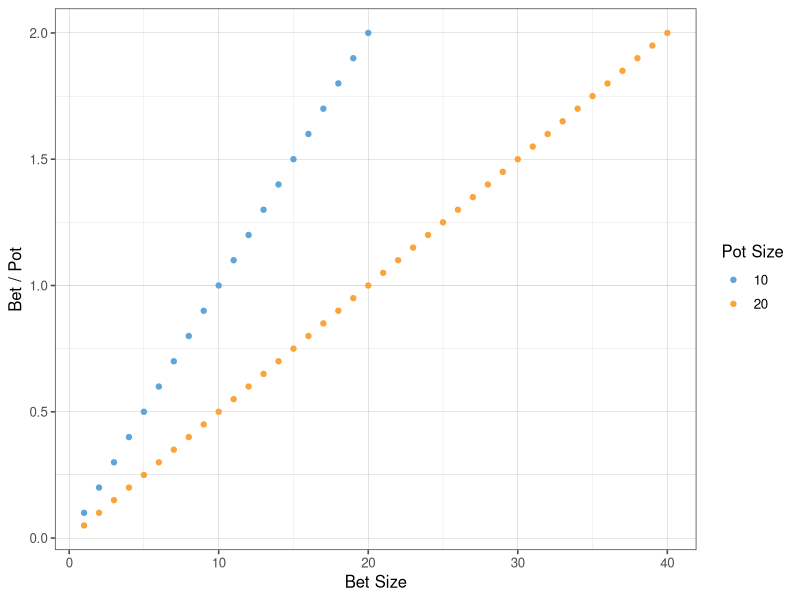
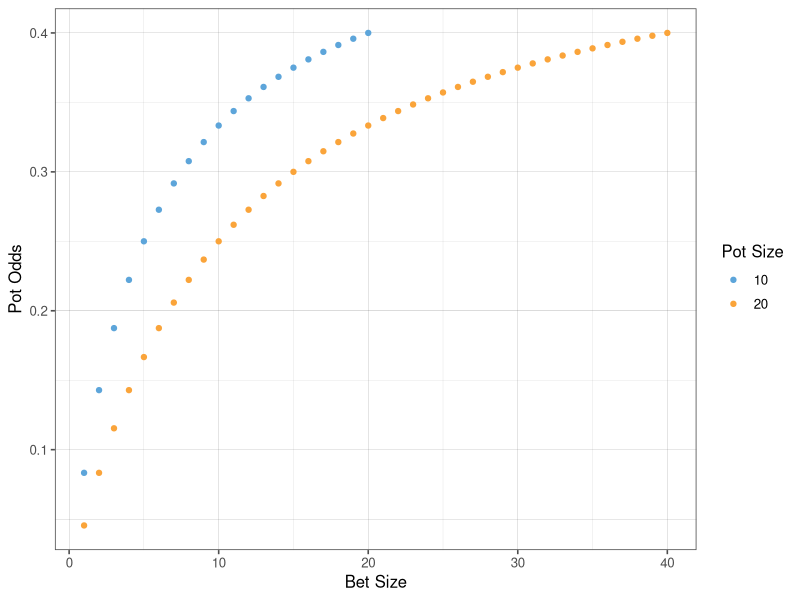
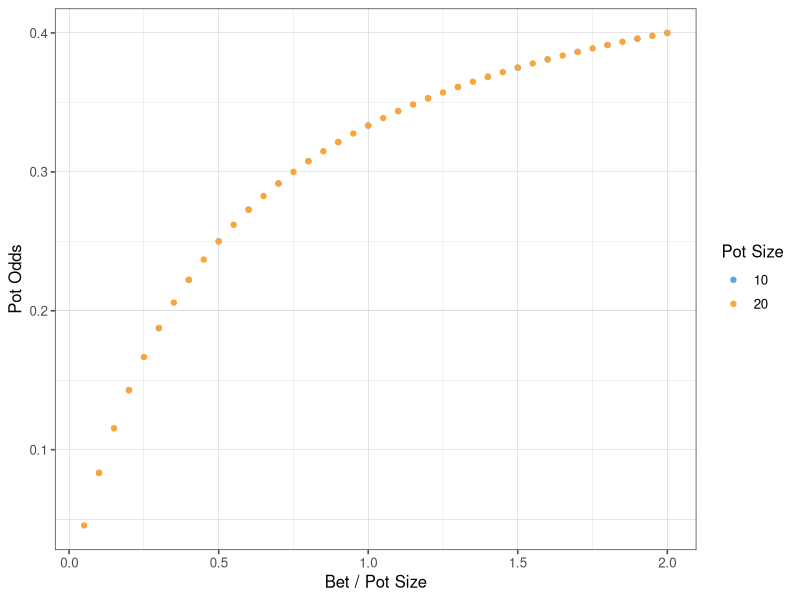
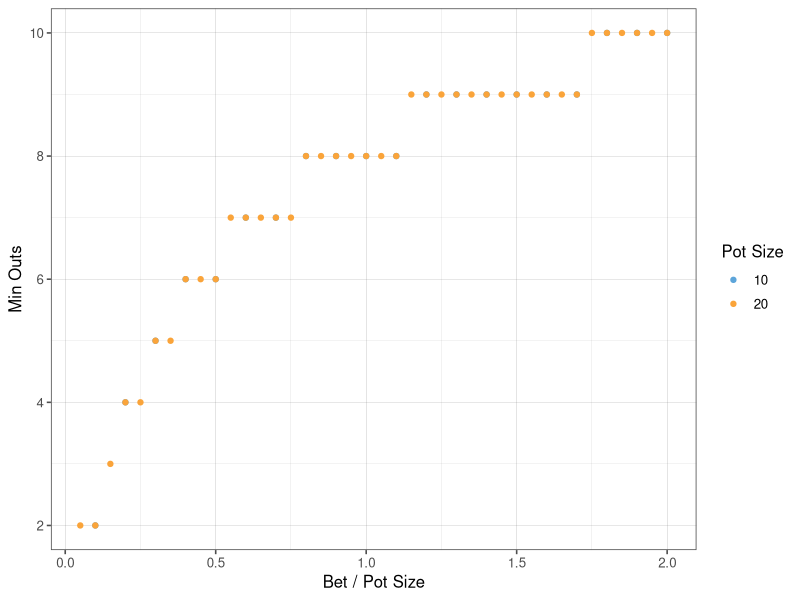

Here is the R script that generated these plots, in order:
## ---- chunk 1
library(data.table)
library(ggplot2)
library(ggthemes)
knitr::opts_chunk$set(echo = TRUE, message = FALSE, fig.height = 4)
## ---- chunk 2
data <- data.table(pot=c(rep(10, 20), rep(20,40)), bet=c(1:20, 1:40))

ggplot(data, aes(bet, bet/pot, color=factor(pot))) + 
  geom_point() +
  theme_few() +
  scale_color_few(name='Pot Size') +
  theme(panel.grid = element_line(size=.05)) +
  labs(x='Bet Size', y='Bet / Pot')
## ---- chunk 3
data[, pot_odds := bet / (pot + 2 * bet)]

ggplot(data, aes(bet, pot_odds, color=factor(pot))) + 
  geom_point() +
  theme_few() +
  scale_color_few(name='Pot Size') +
  theme(panel.grid = element_line(size=.05)) +
  labs(x='Bet Size', y='Pot Odds')
## ---- chunk 4
ggplot(data, aes(bet/pot, pot_odds, color=factor(pot))) + 
  geom_point() +
  theme_few() +
  scale_color_few(name='Pot Size') +
  theme(panel.grid = element_line(size=.05)) +
  labs(x='Bet / Pot Size', y='Pot Odds')
## ---- chunk 5
data[, min_outs := ceiling(pot_odds / (1/46 + 1/47))]


ggplot(data, aes(bet/pot, min_outs, color=factor(pot))) + 
  geom_point() +
  theme_few() +
  scale_color_few(name='Pot Size') +
  theme(panel.grid = element_line(size=.05)) +
  labs(x='Bet / Pot Size', y='Min Outs')
## ---- chunk 6
data[min_outs==3, scales::percent(bet/pot)]
